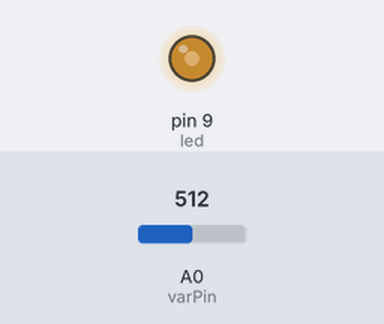
This sketch was run on a simulated Arduino Uno, built with avr-gcc and run on an emulated ATmega328P. On the bench: output pins drawn as LEDs (lit = HIGH). Inputs (shaded band) come from the test bench; at power-on: A0 (varPin) = 512.

Above: at 1.2 s.
1.3 s: A0 (varPin) set to 716
At 1.8 s:
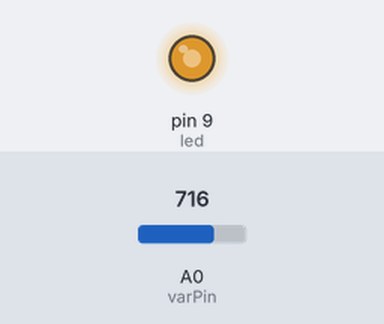
2.8 s: A0 (varPin) set to 900
At 4.0 s:
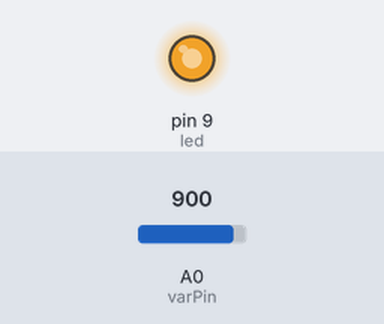
4.3 s: A0 (varPin) set to 122
At 5.3 s:
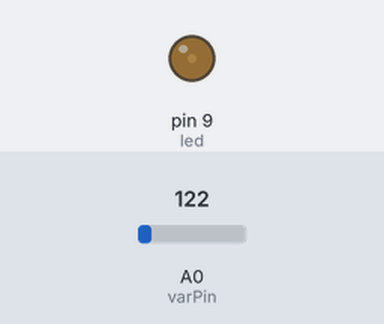
5.8 s: A0 (varPin) set to 0
At 6.4 s:
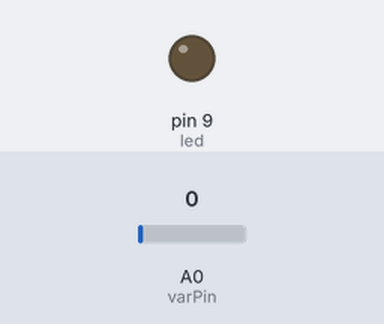
7.3 s: A0 (varPin) set to 511
At 8.7 s:
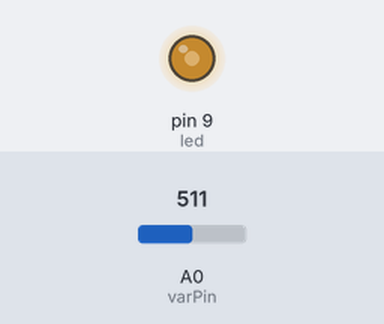
Timing chart, 0 to 9.8 s (numbered marks = the images above; inputs shaded):
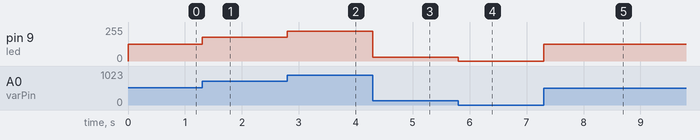

Measured:
- after the input at 1.3 s, pin 9 (led): 127/255 → 178/255 at once
- after the input at 2.8 s, pin 9 (led): 178/255 → 224/255 at once
- after the input at 4.3 s, pin 9 (led): 224/255 → 30/255 at once
- after the input at 5.8 s, pin 9 (led): 30/255 → 0/255 at once
- after the input at 7.3 s, pin 9 (led): 0/255 → 127/255 at once

The sketch:

PWM_VAR_simple_1109.ino
```cpp
#define varPin A0

int led = 9;
int varValue, varValue_last;

void setup()
{
  //Serial.begin(9600);
  pinMode(led, OUTPUT);
}

void loop()
{
  varValue = analogRead(varPin);

  if(abs(varValue - varValue_last)>=7)
  {
    varValue_last = varValue;
    //Serial.print("varValue: ");
    //Serial.println(varValue);

    varValue = map(varValue,0,1023,0,255);
    analogWrite(led, varValue);

  }
}
```
